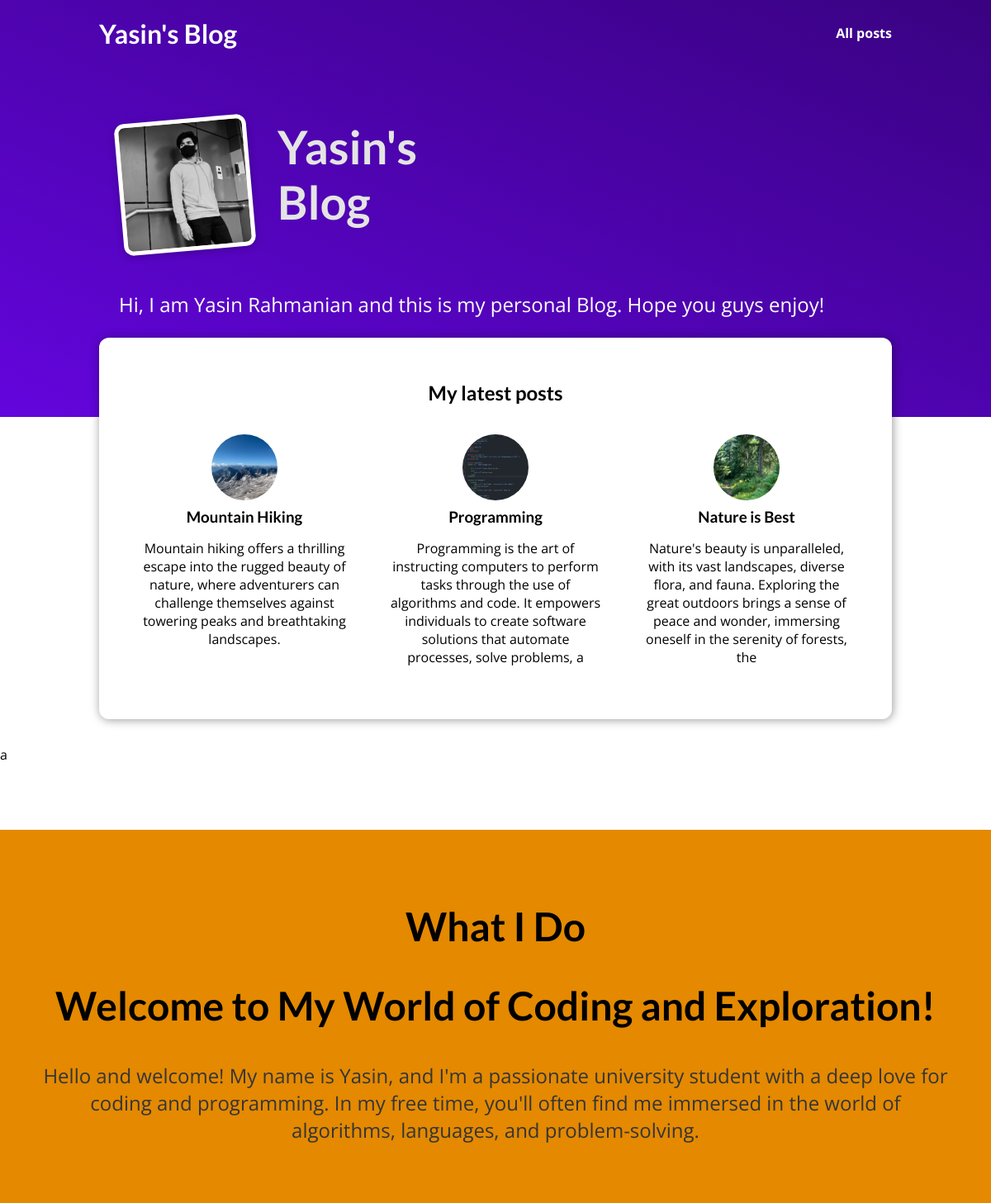
The page / on the database its author committed.
### blog/models.py (models this page shows)
class Post(models.Model):
    title = models.CharField(max_length=150)
    excerpt = models.CharField(max_length=200)
    image_name = models.CharField(max_length=100)
    date = models.DateField(auto_now = True)
    slug = models.SlugField(unique=True , db_index=True)#db_index is by default True so there is no need to write it manually
    content = models.TextField(validators=[MinLengthValidator(10)])
    author = models.ForeignKey(Author , on_delete = models.SET_NULL , related_name="posts" , null = True)
    tags = models.ManyToManyField(Tag)

### blog/views.py (the view)
# urls.py: path("" , views.starting_page , name="starting-page"),
def starting_page(request):
    latest_post = Post.objects.all().order_by("-date")[:3]
    return render(request , "blog/index.html" , {
        "posts" : latest_post
    })

### blog/templates/blog/index.html (shortened to what this page needs)
{% extends "base.html" %}
{% load static %}
{% block css_files %}
    <link rel = "stylesheet" href = {% static "blog/post.css" %}/>
    <link rel="stylesheet" href="{% static "blog/index.css" %}" />
{% endblock %}
{% block content %}
<section id="welcome">
    <header>
        <img src="{% static "blog/images/unknown-man.jpg" %}" alt="Yasin - The author of this Blog"/>
        <h2>Yasin's Blog</h2>
    </header>
    <p>Hi, I am Yasin Rahmanian and this is my personal Blog. Hope you guys enjoy!</p>
</section>
<section id="latest-posts">
    <h2>My latest posts</h2>
    <ul>
        {% for post in posts  %}
            {% include "blog/includes/post.html" %}
        {% endfor %}
    </ul>
</section>
a
<section id="about">
    <h2>What I Do</h2>
    <h2>Welcome to My World of Coding and Exploration!</h2>
    <p>Hello and welcome! My name is Yasin, and I'm a passionate university student with a deep love for coding and programming. In my free time, you'll often find me immersed in the world of algorithms, languages, and problem-solving.</p>
</section>
{% endblock  %}

### blog/templates/blog/includes/post.html
{% load static %}
<li>
    <article class="post">
        <a href="{% url 'post-detail-page' post.slug %}">
            <img src="{% static "blog/images/"|add:post.image_name %}" alt="{{post.title}}" />
            <div class="post_content">
                <h3>{{post.title}}</h3>
                <p>{{post.excerpt}}</p>
            </div>
        </a>
    </article>
</li>

### static/app.css (style rules this page uses)
* { box-sizing: border-box; }
html { font-family: 'Open Sans', 'Lato', sans-serif; }
body { margin: 0; }
h1, h2, h3 { font-family: 'Lato', sans-serif; font-weight: bold; }

### blog/static/blog/post.css (style rules this page uses)
.post { display: flex; flex-direction: column; align-items: center; text-align: center; }
.post a { text-decoration: none; color: black; transition: all 0.2s ease; padding: 1rem; }
.post img { width: 5rem; height: 5rem; object-fit: cover; border-radius: 50%; }
.post h3 { margin: 0.25rem 0; }

### blog/static/blog/index.css (style rules this page uses)
#welcome { background: linear-gradient(to right top, #6305dd, #390281); padding: 6rem 12%; }
#welcome header { display: flex; align-items: flex-start; margin: 3rem auto; }
#welcome img { width: 10rem; height: 10rem; object-fit: cover; object-position: top; border: 5px solid white; border-radius: 12px; background-color: #ffe1bf; transform: rotateZ(-5deg); box-shadow: 0 2px 8px rgba(0, 0, 0, 0.25); }
#welcome h2 { font-size: 3.5rem; margin: 0 0 0 2rem; color: #e4e4e4; width: 10rem; }
#welcome p { color: white; font-size: 1.5rem; }
#latest-posts { background-color: white; padding: 2rem; border-radius: 12px; width: 60rem; margin: -6rem auto 2rem auto; box-shadow: 1px 1px 12px rgba(0, 0, 0, 0.4); }
#latest-posts h2 { text-align: center; }
#latest-posts ul { list-style: none; margin: 0; padding: 0; display: flex; gap: 1rem; }
#latest-posts li { flex: 1; }
#about { text-align: center; padding: 3rem; background-color: #e48900; margin-top: 5rem; }
#about h2 { font-size: 3rem; }
#about p { font-size: 1.5rem; color: #353535; }

### rows shown on the page
Post: image_name (picture), title "Mountain Hiking", excerpt "Mountain hiking offers a thrilling escape into the rugged beauty of nature, where adventurers can challenge themselves against towering peaks and breathtaking landscapes."
Post: image_name (picture), title "Programming", excerpt "Programming is the art of instructing computers to perform tasks through the use of algorithms and code. It empowers individuals to create software solutions that automate processes, solve problems, a"
Post: image_name (picture), title "Nature is Best", excerpt "Nature's beauty is unparalleled, with its vast landscapes, diverse flora, and fauna. Exploring the great outdoors brings a sense of peace and wonder, immersing oneself in the serenity of forests, the"
